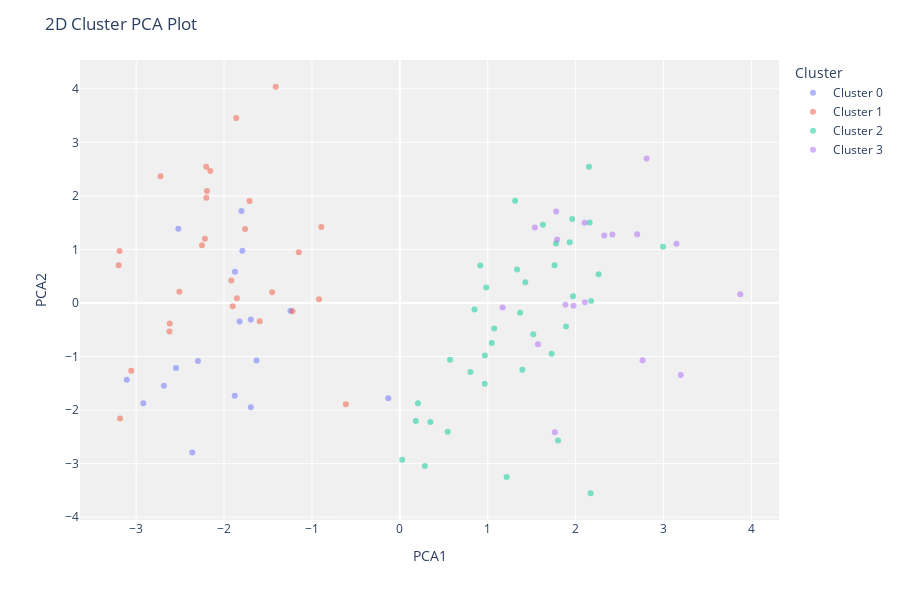

Notebook code cell kept with this figure:
### Code cell
#clustering
from pycaret.clustering import *

# Menghapus kolom 'age' dan 'income'
#standard_scaled_df = standard_scaled_df.drop(columns=['label'])

# Setup clustering
cluster_setup = setup(standard_scaled_df, pca=True)

# Bandingkan model
best_model = create_model('kmeans')

# Visualisasi clustering
plot_model(best_model, plot='cluster')

### Figure 1 — Plotly figure (JSON) as saved in the notebook; plotly's stock layout.template omitted (floating-point values rounded to 4 significant figures)
{"data": [{"customdata": [[1.662], [0.5828], [0.04317], [0.5828], [0.04317], [0.04317], [1.123], [1.123], [1.123], [0.5828], [0.04317], [1.123], [0.04317], [0.04317], [1.662], [1.662], [1.662]], "hovertemplate": "Cluster=Cluster 0<br>PCA1=%{x}<br>PCA2=%{y}<br>Feature=%{customdata[0]}<extra></extra>", "legendgroup": "Cluster 0", "marker": {"color": "#636efa", "opacity": 0.5, "symbol": "circle"}, "mode": "markers", "name": "Cluster 0", "orientation": "v", "showlegend": true, "textposition": "top center", "type": "scatter", "x": [-3.107, -1.63, -2.52, -2.297, -1.696, -1.244, -1.696, -1.878, -2.547, -1.876, -1.792, -2.685, -1.823, -1.802, -2.919, -0.1318, -2.362], "xaxis": "x", "y": [-1.432, -1.075, 1.388, -1.084, -0.3069, -0.1465, -1.949, -1.732, -1.215, 0.5812, 0.9731, -1.548, -0.3481, 1.719, -1.871, -1.78, -2.792], "yaxis": "y"}, {"customdata": [[0.5828], [-0.4965], [-1.576], [-0.4965], [0.04317], [1.662], [1.123], [-0.4965], [0.04317], [1.662], [-1.036], [-0.4965], [-0.4965], [1.662], [0.04317], [0.04317], [0.04317], [-0.4965], [-0.4965], [0.04317], [0.5828], [1.123], [1.123], [-1.036], [-1.576], [-1.036], [0.5828], [-0.4965]], "hovertemplate": "Cluster=Cluster 1<br>PCA1=%{x}<br>PCA2=%{y}<br>Feature=%{customdata[0]}<extra></extra>", "legendgroup": "Cluster 1", "marker": {"color": "#EF553B", "opacity": 0.5, "symbol": "circle"}, "mode": "markers", "name": "Cluster 1", "orientation": "v", "showlegend": true, "textposition": "top center", "type": "scatter", "x": [-1.902, -2.202, -1.412, -1.221, -2.508, -3.056, -2.621, -1.854, -1.918, -0.6147, -1.71, -2.156, -2.251, -3.183, -1.453, -2.203, -1.15, -2.723, -2.194, -1.595, -3.189, -3.199, -2.618, -1.761, -0.8937, -0.9192, -2.218, -1.861], "xaxis": "x", "y": [-0.06306, 1.964, 4.038, -0.1547, 0.2077, -1.268, -0.5338, 0.08938, 0.4202, -1.889, 1.905, 2.464, 1.08, -2.156, 0.1997, 2.544, 0.9492, 2.364, 2.093, -0.3435, 0.9723, 0.7045, -0.384, 1.381, 1.421, 0.07165, 1.199, 3.454], "yaxis": "y"}, {"customdata": [[1.662], [1.123], [-0.4965], [-1.036], [1.123], [-1.576], [0.5828], [1.123], [-1.036], [0.5828], [0.04317], [0.5828], [-1.036], [-0.4965], [1.123], [0.5828], [-1.576], [-0.4965], [-1.576], [-0.4965], [1.662], [-0.4965], [0.04317], [0.04317], [-1.576], [1.662], [1.123], [0.5828], [0.04317], [0.04317], [-1.576], [-0.4965], [1.662], [-0.4965], [0.04317], [-1.036], [-1.036]], "hovertemplate": "Cluster=Cluster 2<br>PCA1=%{x}<br>PCA2=%{y}<br>Feature=%{customdata[0]}<extra></extra>", "legendgroup": "Cluster 2", "marker": {"color": "#00cc96", "opacity": 0.5, "symbol": "circle"}, "mode": "markers", "name": "Cluster 2", "orientation": "v", "showlegend": true, "textposition": "top center", "type": "scatter", "x": [0.1819, 0.02677, 1.761, 2.261, 0.3475, 2.152, 0.5703, 0.9656, 1.776, 0.8033, 1.394, 0.9675, 1.97, 1.89, 1.215, 1.369, 1.628, 1.334, 2.159, 1.518, 0.2844, 1.427, 0.9833, 1.073, 1.933, 0.2054, 1.8, 0.5446, 1.046, 1.727, 2.176, 0.9149, 2.17, 1.96, 0.8493, 2.995, 1.311], "xaxis": "x", "y": [-2.206, -2.928, 0.7046, 0.5342, -2.224, 2.542, -1.059, -1.506, 1.11, -1.291, -1.246, -0.9814, 0.124, -0.439, -3.251, -0.182, 1.463, 0.6265, 1.505, -0.5831, -3.045, 0.3855, 0.2896, -0.476, 1.135, -1.873, -2.569, -2.403, -0.7485, -0.9471, 0.03649, 0.6994, -3.553, 1.57, -0.1207, 1.049, 1.911], "yaxis": "y"}, {"customdata": [[-1.036], [0.04317], [-0.4965], [-1.036], [0.5828], [1.123], [-1.036], [-1.036], [-1.576], [-1.576], [-1.036], [0.04317], [0.04317], [-1.576], [-1.576], [-1.036], [0.5828], [-1.576]], "hovertemplate": "Cluster=Cluster 3<br>PCA1=%{x}<br>PCA2=%{y}<br>Feature=%{customdata[0]}<extra></extra>", "legendgroup": "Cluster 3", "marker": {"color": "#ab63fa", "opacity": 0.5, "symbol": "circle"}, "mode": "markers", "name": "Cluster 3", "orientation": "v", "showlegend": true, "textposition": "top center", "type": "scatter", "x": [2.761, 1.884, 2.105, 2.326, 1.763, 1.571, 1.779, 2.102, 2.807, 2.7, 3.196, 1.536, 1.975, 3.873, 3.148, 2.418, 1.169, 1.789], "xaxis": "x", "y": [-1.068, -0.03436, 0.01131, 1.261, -2.415, -0.7704, 1.708, 1.496, 2.7, 1.282, -1.347, 1.412, -0.05015, 0.1615, 1.107, 1.28, -0.08492, 1.186], "yaxis": "y"}], "layout": {"height": 600, "legend": {"title": {"text": "Cluster"}, "tracegroupgap": 0}, "margin": {"t": 60}, "plot_bgcolor": "rgb(240,240,240)", "title": {"text": "2D Cluster PCA Plot"}, "xaxis": {"anchor": "y", "domain": [0, 1], "title": {"text": "PCA1"}}, "yaxis": {"anchor": "x", "domain": [0, 1], "title": {"text": "PCA2"}}}}
